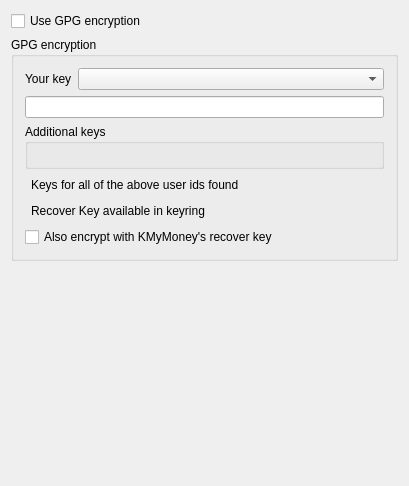
<?xml version="1.0" encoding="UTF-8"?>
<ui version="4.0">
 <class>KSettingsGpg</class>
 <widget class="QWidget" name="KSettingsGpg">
  <property name="geometry">
   <rect>
    <x>0</x>
    <y>0</y>
    <width>409</width>
    <height>486</height>
   </rect>
  </property>
  <property name="windowTitle">
   <string>GPG encryption settings</string>
  </property>
  <property name="whatsThis">
   <string>This page allows you to set the parameters for encrypted file storage of your &lt;b&gt;KMyMoney&lt;/b&gt; data based on &lt;b&gt;GPG&lt;/b&gt;.&lt;p&gt;
Access to the settings is disabled if &lt;b&gt;GPG&lt;/b&gt; could not be detected on your system. In this case, please make sure that &lt;b&gt;GPG&lt;/b&gt; is working properly for the current user.&lt;p&gt;
The &lt;i&gt;additional recovery encryption&lt;/i&gt; is only accessible, if the necessary key for &lt;b&gt;kmymoney-recover@users.sourceforge.net&lt;/b&gt; with id 0x8AFDDC8E is found in your keyring.</string>
  </property>
  <layout class="QVBoxLayout" name="verticalLayout_2">
   <item>
    <widget class="QCheckBox" name="kcfg_WriteDataEncrypted">
     <property name="text">
      <string>Use GPG encryption</string>
     </property>
    </widget>
   </item>
   <item>
    <widget class="QGroupBox" name="m_idGroup">
     <property name="title">
      <string>GPG encryption</string>
     </property>
     <layout class="QVBoxLayout" name="verticalLayout">
      <item>
       <layout class="QHBoxLayout">
        <item>
         <widget class="QLabel" name="textLabel1_2">
          <property name="text">
           <string>Your key</string>
          </property>
          <property name="wordWrap">
           <bool>false</bool>
          </property>
         </widget>
        </item>
        <item>
         <widget class="KComboBox" name="m_masterKeyCombo">
          <property name="sizePolicy">
           <sizepolicy hsizetype="Minimum" vsizetype="Fixed">
            <horstretch>1</horstretch>
            <verstretch>0</verstretch>
           </sizepolicy>
          </property>
          <property name="whatsThis">
           <string>This combo box lists all the secret keys you have in your keyring. Select the one you want to use for encryption when saving to a file.</string>
          </property>
         </widget>
        </item>
       </layout>
      </item>
      <item>
       <widget class="KLineEdit" name="kcfg_GpgRecipient"/>
      </item>
      <item>
       <widget class="QGroupBox" name="groupBox">
        <property name="title">
         <string>Additional keys</string>
        </property>
        <layout class="QVBoxLayout" name="verticalLayout_3">
         <item>
          <widget class="KEditListWidget" name="kcfg_GpgRecipientList">
           <property name="whatsThis">
            <string>Enter the id of the key you want to use for data encryption. This can either be an e-mail address or the hexadecimal key id. In case of the key id do not forget the leading 0x.</string>
           </property>
           <property name="buttons">
            <set>KEditListWidget::Add|KEditListWidget::Remove</set>
           </property>
           <property name="title" stdset="0">
            <string>Additional keys</string>
           </property>
          </widget>
         </item>
        </layout>
       </widget>
      </item>
      <item>
       <layout class="QHBoxLayout">
        <item>
         <widget class="KLed" name="m_userKeysFound">
          <property name="whatsThis">
           <string>This symbol denotes, if the key for the given user id has been found in your keyring. It is green when found, dark otherwise.</string>
          </property>
          <property name="shape">
           <enum>KLed::Circular</enum>
          </property>
          <property name="look">
           <enum>KLed::Sunken</enum>
          </property>
         </widget>
        </item>
        <item>
         <widget class="QLabel" name="textLabel1">
          <property name="text">
           <string>Keys for all of the above user ids found</string>
          </property>
          <property name="wordWrap">
           <bool>false</bool>
          </property>
         </widget>
        </item>
        <item>
         <spacer name="spacer3">
          <property name="orientation">
           <enum>Qt::Horizontal</enum>
          </property>
          <property name="sizeType">
           <enum>QSizePolicy::Expanding</enum>
          </property>
          <property name="sizeHint" stdset="0">
           <size>
            <width>50</width>
            <height>20</height>
           </size>
          </property>
         </spacer>
        </item>
       </layout>
      </item>
      <item>
       <layout class="QHBoxLayout">
        <item>
         <widget class="KLed" name="m_recoverKeyFound">
          <property name="whatsThis">
           <string>This symbol denotes, if the KMyMoney recovery key has been found in your keyring. It is green when found, dark otherwise.</string>
          </property>
          <property name="shape">
           <enum>KLed::Circular</enum>
          </property>
          <property name="look">
           <enum>KLed::Sunken</enum>
          </property>
         </widget>
        </item>
        <item>
         <widget class="QLabel" name="textLabel2">
          <property name="text">
           <string>Recover Key available in keyring</string>
          </property>
          <property name="wordWrap">
           <bool>false</bool>
          </property>
         </widget>
        </item>
        <item>
         <spacer name="spacer6">
          <property name="orientation">
           <enum>Qt::Horizontal</enum>
          </property>
          <property name="sizeType">
           <enum>QSizePolicy::Expanding</enum>
          </property>
          <property name="sizeHint" stdset="0">
           <size>
            <width>16</width>
            <height>20</height>
           </size>
          </property>
         </spacer>
        </item>
       </layout>
      </item>
      <item>
       <widget class="QCheckBox" name="kcfg_EncryptRecover">
        <property name="whatsThis">
         <string>You can specify to encrypt the data also with the KMyMoney recover key. Only the core KMyMoney developers are in posession of the respective private key required to read back such encrypted data.&lt;p&gt;

This mechanism is provided for the case that you have lost your key and cannot access your data anymore. With this option activated, the KMyMoney developers can decrypt the data and supply you with it in a readable form. Please be prepared, that you have to answer a few detailed questions about the contents of your data before we will send it out.</string>
        </property>
        <property name="text">
         <string>Also encrypt with KMyMoney's recover key</string>
        </property>
       </widget>
      </item>
     </layout>
    </widget>
   </item>
   <item>
    <spacer name="spacer5">
     <property name="orientation">
      <enum>Qt::Vertical</enum>
     </property>
     <property name="sizeType">
      <enum>QSizePolicy::Expanding</enum>
     </property>
     <property name="sizeHint" stdset="0">
      <size>
       <width>21</width>
       <height>30</height>
      </size>
     </property>
    </spacer>
   </item>
  </layout>
 </widget>
 <layoutdefault spacing="6" margin="11"/>
 <customwidgets>
  <customwidget>
   <class>KLineEdit</class>
   <extends>QLineEdit</extends>
   <header>klineedit.h</header>
  </customwidget>
  <customwidget>
   <class>KEditListWidget</class>
   <extends>QWidget</extends>
   <header>keditlistwidget.h</header>
  </customwidget>
  <customwidget>
   <class>KComboBox</class>
   <extends>QComboBox</extends>
   <header>kcombobox.h</header>
  </customwidget>
  <customwidget>
   <class>KLed</class>
   <extends>QWidget</extends>
   <header>kled.h</header>
  </customwidget>
 </customwidgets>
 <resources/>
 <connections/>
</ui>
